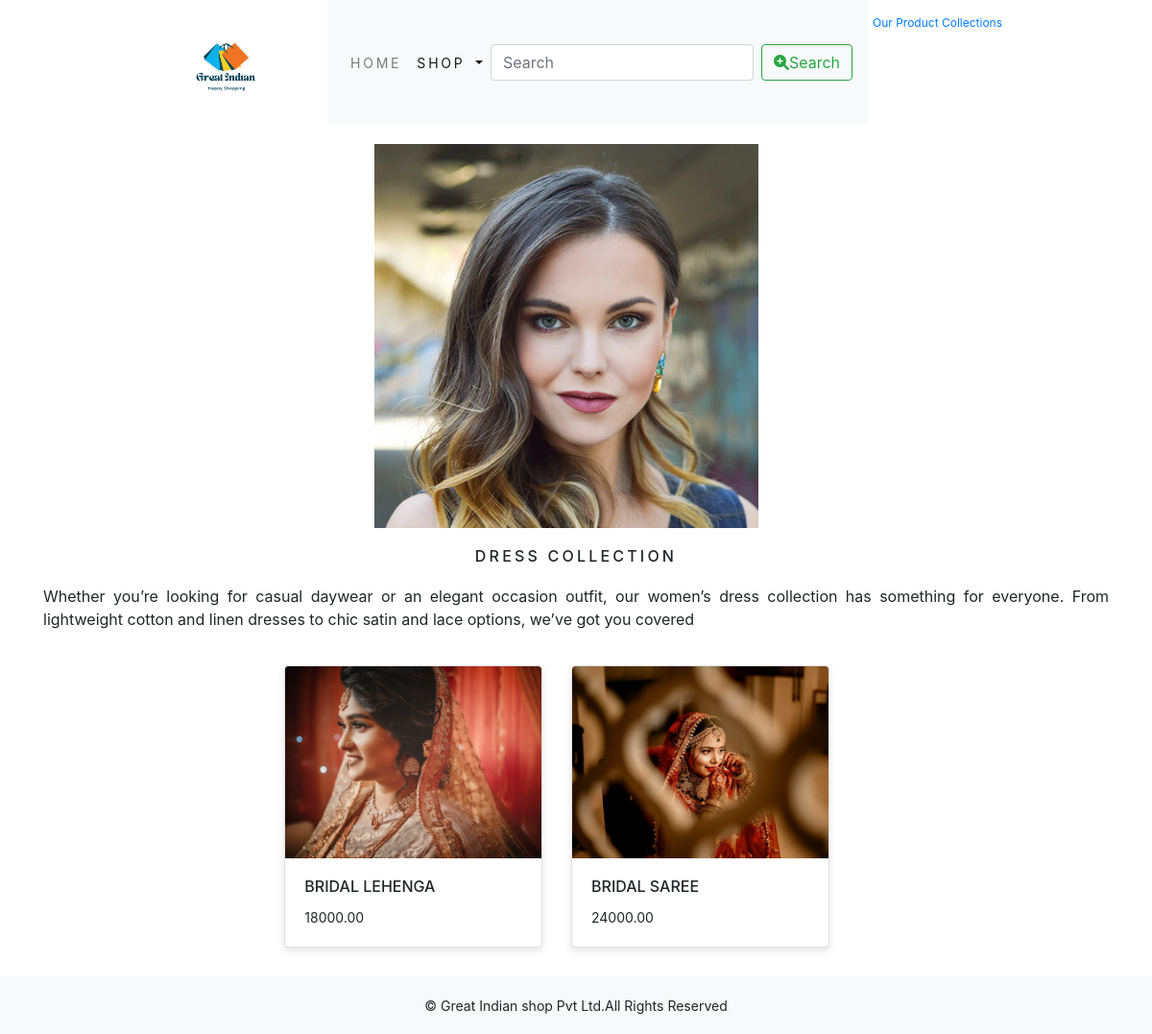
The page /shop/dress-collection/ on the database its author committed.
### shop/models.py (models this page shows, shortened)
class Category(models.Model):
    name=models.CharField(max_length=250,unique=True)
    slug=models.SlugField(max_length=250,unique=True)
    description=models.TextField(blank=True)
    image=models.ImageField(upload_to='category',blank=True)
    class Meta:
        ordering=('name',)
        verbose_name='category'
        verbose_name_plural='categories'
    def get_url(self):
        return reverse('shop:products_by_category',args=[self.slug])

class Product(models.Model):
    objects = None
    name=models.CharField(max_length=250,unique=True)
    slug=models.SlugField(max_length=250,unique=True)
    description=models.TextField(blank=True)
    price=models.DecimalField(max_digits=10,decimal_places=2)
    category=models.ForeignKey(Category,on_delete=models.CASCADE)
    image=models.ImageField(upload_to='product',blank=True)
    stock=models.IntegerField()
    available=models.BooleanField(default=True)
    created=models.DateTimeField(auto_now_add=True)
    updated=models.DateTimeField(auto_now=True)
    def get_url(self):
        return reverse('shop:prodCatdetail',args=[self.category.slug,self.slug])
    class Meta:
        ordering=('name',)
        verbose_name='product'
        verbose_name_plural='products'

### shop/views.py (the view)
# urls.py: path('', views.allProdCat, name='allProdCat'),
def allProdCat(request, c_slug=None):
    c_page = None
    products_list = None
    if c_slug:
        c_page = get_object_or_404(Category, slug=c_slug)
        products_list = Product.objects.filter(category=c_page, available=True)
    else:
        products_list = Product.objects.filter(available=True)
    paginator = Paginator(products_list, 6)  # Show 6 products per page
    page = request.GET.get('page')
    try:
        products = paginator.page(page)
    except PageNotAnInteger:
        products = paginator.page(1)
    except EmptyPage:
        products = paginator.page(paginator.num_pages)
    return render(request, 'category.html', {'category': c_page, 'products': products})

### cart/context_processors.py (called while the page is built)
def counter(request):
    item_count=0
    if 'admin' in request.path:
        return {}
    else:
        try:
            cart=Cart.objects.filter(cart_id=_cart_id(request))
            cart_items=CartItem.objects.all().filter(cart=cart[:1])
            for cart_item in cart_items:
                item_count += cart_item.quantity
        except Cart.DoesNotExist:
            item_count = 0
    return dict(item_count=item_count)

### cart/views.py (called while the page is built)
def _cart_id(request):
    cart = request.session.session_key
    if not cart:
        cart = request.session.create()
    return cart

### shop/context_processors.py (called while the page is built)
def menu_links(request):
    links=Category.objects.all()
    return dict(links=links)

### shop/templates/category.html (shortened to what this page needs)
{% extends 'base.html' %}
{% load static %}
{% block content %}
{% if category %}
  <div>
      <div class="row my_row_class">
          <div class="mx_auto">
              <p><a href="{% url 'shop:allProdCat' %}">Our Product Collections</a></p>
          </div>
      </div>
  </div>
{% endif %}
<div class="mx_auto">
  {% if category %}
    {% if category.image %}
      <img class="my_image" src="{{ category.image.url }}" alt="{{ category.name }}">
    {% else %}
      <img class="my_image" src="{% static 'img/default_category.jpg' %}" alt="Default Image">
    {% endif %}
</div>
<br>
<div>
  <h1 class="text-center my_title">{{ category.name }}</h1>
  <p class="text-justify">{{ category.description }}</p>
</div>
{% endif %}
<div class="container">
  <div class="row mx_auto">
    {% for product in products %}
      <div class="my_bottom_margin col-12 col-sm-6 col-md-6 col-lg-6">
        <div class="card">
          {% if product.image %}
            <a href="{{ product.get_url }}"><img src="{{ product.image.url }}" class="card-img-top" alt="{{ product.name }}"></a>
          {% else %}
            <a href="{{ product.get_url }}"><img src="{% static 'img/default_product.jpg' %}" class="card-img-top" alt="Default Image"></a>
          {% endif %}
          <div class="card-body">
            <h4 class="card-title">{{ product.name }}</h4>
            <p class="card-text">{{ product.price }}</p>
          </div>
        </div>
      </div>
    {% endfor %}
  </div>
  <br>
</div>
{% endblock %}

### shop/static/css/custom.css (style rules this page uses)
body { font-family: 'Roboto', sans-serif; }
.my_row_class { padding-top: 15px; }
.my_row_class .mx_auto { color: #000; font-size: 12px; }
.my_image { width: 100%; height: auto; }
.my_title { font-size: 16px; text-transform: uppercase; letter-spacing: 0.2em; }
.my_bottom_margin { margin-bottom: 10px; }
.card { width: 100%; max-width: 300px; margin-bottom: 20px; border: 1px solid #ddd; border-radius: 5px; box-shadow: 0 4px 8px rgba(0, 0, 0, 0.1); transition: box-shadow 0.3s ease; overflow: hidden; display: flex; flex-direction: column; }
.card-img-top { width: 100%; height: 200px; object-fit: cover; object-position: center; }
.card-body { padding: 15px; flex-grow: 1; display: flex; flex-direction: column; justify-content: space-between; text-transform: uppercase; }
.card-title { font-size: 16px; margin-bottom: 10px; }
.card-text { font-size: 14px; }
.container { display: flex; flex-wrap: wrap; gap: 20px; justify-content: center; }
.my_title { letter-spacing: .2rem; margin-bottom: 20px; }

### rows shown on the page
Category: image (picture), name "DRESS COLLECTION", description "Whether you’re looking for casual daywear or an elegant occasion outfit, our women’s dress collection has something for everyone. From lightweight cotton and linen dresses to chic satin and lace options, we’ve got you covered"
Product: image (picture), name "BRIDAL LEHENGA", price "18000.00"
Product: image (picture), name "BRIDAL SAREE", price "24000.00"
